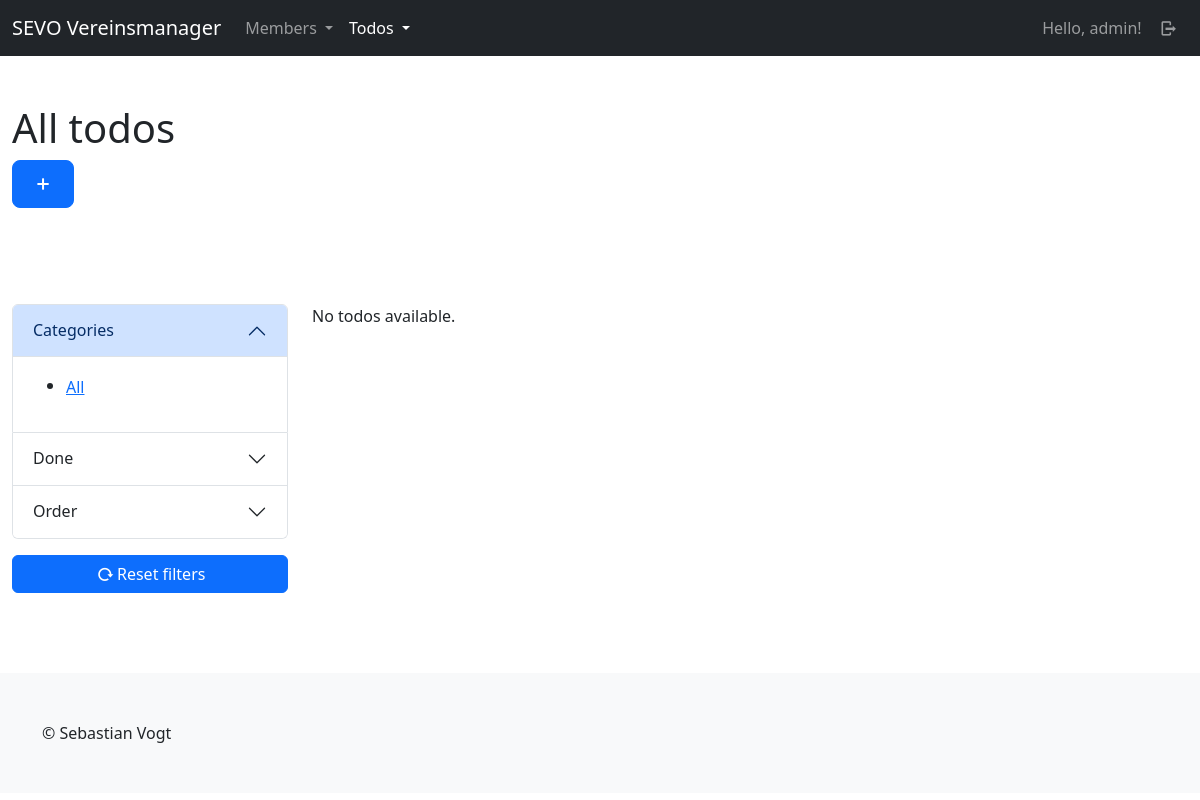
The page /tds/todos/ (signed in) on the database as committed earlier.
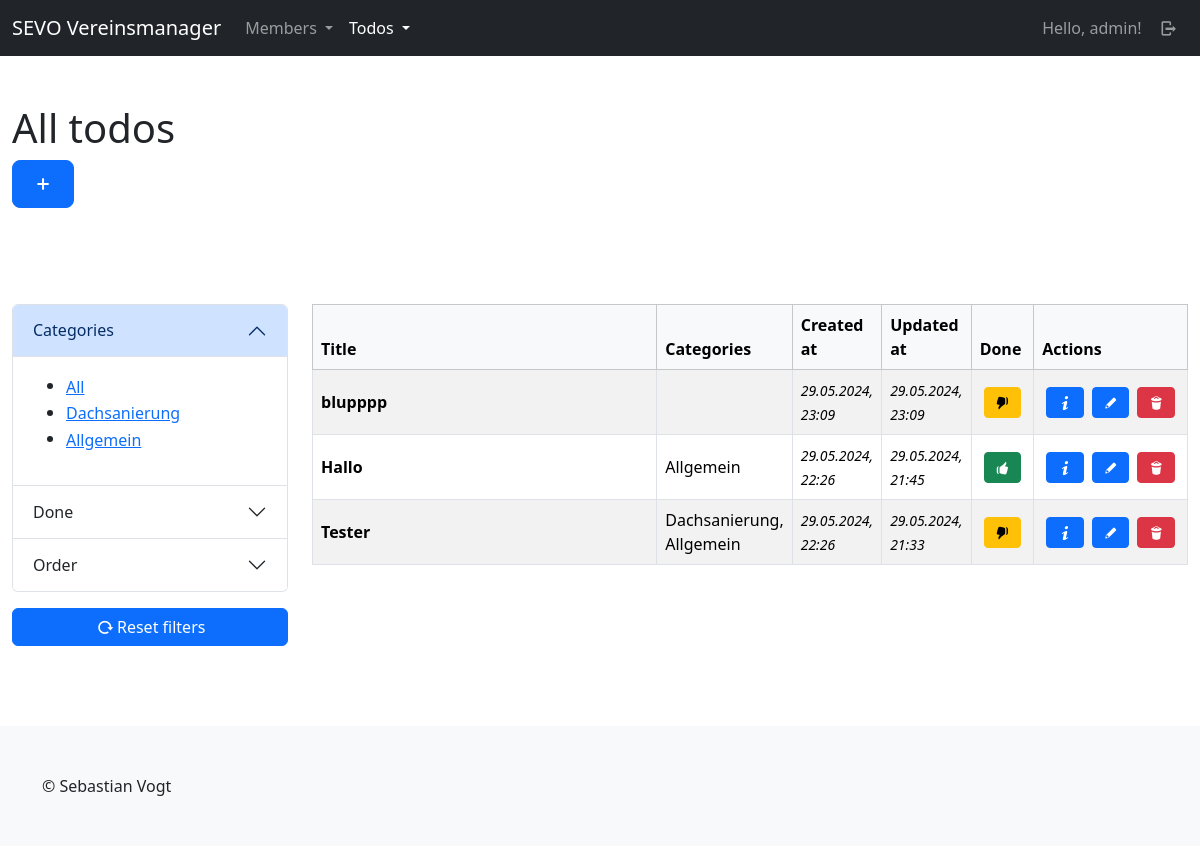
The same page on the database as committed later.
### todos/models.py (models this page shows, shortened)
class Category(models.Model):
    title = models.CharField(max_length=255, unique=True)
    created_at = models.DateTimeField(auto_now=True)
    updated_at = models.DateTimeField(auto_now_add=True)
    class Meta:
        ordering = ["-updated_at"]
        verbose_name_plural = "Categories"

class Todo(models.Model):
    user = models.ForeignKey(User, on_delete=models.CASCADE)
    title = models.CharField(max_length=255)
    content = tinymce_models.HTMLField()
    categories = models.ManyToManyField(Category, blank=True)
    done = models.BooleanField(default=False)
    created_at = models.DateTimeField(auto_now=True)
    updated_at = models.DateTimeField(auto_now_add=True)
    def get_categories_str(self):
        categories = self.categories.all()
        categories_list = [category.title for category in categories]
        return ", ".join(categories_list)
    class Meta:
        ordering = ["-updated_at"]

### todos/views/todos.py (the view)
# urls.py: path("todos/", todos.index, name="todos-todo-index"),
@login_required(login_url="sevo-auth-login")
def index(request):
    todos = models.Todo.objects.all()
    categories = models.Category.objects.all()
    todos = filter.filter(request, todos)
    return render(request, "todos/todo/index.html", {
        "title": "All todos",
        "todos": todos,
        "categories": categories
    })

### todos/views/helper/filter.py (called while the page is built, shortened)
def filter(request, queryset):
    category_get = request.GET.get("category")
    done_get = request.GET.get("done")
    order_get = request.GET.get("order")
    qs = queryset
    if category_get != None and category_get != "all":
        qs = qs.filter(categories__id=int(category_get))
    if done_get != None and done_get != "all":
        if done_get == "true":
            qs = qs.filter(done=True)
        elif done_get == "false":
            qs = qs.filter(done=False)
    return qs

### todos/templates/todos/todo/index.html (shortened to what this page needs)
{% extends "base_sidebar.html" %}
{% load i18n %}
{% load static %}
{% block header %}
    <div class="container-fluid py-5">
        <div class="row">
            <div class="col-lg-12">
                <h1>{{ title }}</h1>
                <a class="btn btn-primary btn-lg" href="{% url "todos-todo-create" %}"><i class="demo-icon icon-plus"></i></a>
            </div>
        </div>
    </div>
{% endblock %}
{% block main %}
    {% if todos %}
        <div>
            {% include "todos/todo/partials/_list_table.html" %}
        </div>
    {% else %}
        <p>{% trans "No todos available." %}</p>
    {% endif %}
{%  endblock %}
{% block side %}
    <div id="filter-section">
        {% include "todos/todo/partials/_frontend_filter_accordion.html" %}
        <div class="mb-3">
            <a class="btn btn-primary w-100" href="{% url "todos-todo-index" %}"><i class="demo-icon icon-cw"></i>{% trans "Reset filters" %}</a>
        </div>
    </div>
{% endblock %}

### todos/templates/todos/todo/partials/_filter_categories.html
{% load i18n %}
<ul>
    <li>
        <button class="btn btn-link p-0 text-start" data-filter-key="category" data-filter-value="all">{% trans "All" %}</button>
    </li>
    {% for category in categories %}
        <li>
            <button class="btn btn-link p-0 text-start" data-filter-key="category" data-filter-value={{ category.id }}>{{ category.title }}</button>
        </li>
    {% endfor %}
</ul>

### todos/templates/todos/todo/partials/_list_table.html
{% load i18n %}
<div class="table-responsive">
    <table class="table table-bordered align-middle table-striped">
        <thead class="table-light">
        <tr>
            <th scope="col">{% trans "Title" %}</th>
            <th scope="col">{% trans "Categories" %}</th>
            <th scope="col">{% trans "Created at" %}</th>
            <th scope="col">{% trans "Updated at" %}</th>
            <th scope="col">{% trans "Done" %}</th>
            <th scope="col">{% trans "Actions" %}</th>
        </tr>
        </thead>
        <tbody>
            {% for todo in todos %}
                <tr>
                    <th scope="row" class="w-50">
                        {{ todo.title }}
                    </th>
                    <td class="w-auto">{{ todo.get_categories_str }}</td>
                    <td class="w-auto"><time><small><i>{{ todo.created_at|date:"d.m.Y, H:i" }}</i></small></time></td>
                    <td class="w-auto"><time><small><i>{{ todo.updated_at|date:"d.m.Y, H:i" }}</i></small></time></td>
                    <td class="w-auto">
                        <a class="btn btn-lg btn-{% if todo.done %}success{% else %}warning{% endif %} btn-sm d-block m-1" href="{% url "todos-todo-done" id=todo.id %}">
                            {% if todo.done %}
                                <i class="demo-icon icon-thumbs-up"></i>
                            {% else %}
                                <i class="demo-icon icon-thumbs-down"></i>
                            {% endif %}
                        </a>
                    </td>
                    <td class="w-auto">
                        <div class="d-flex justify-content-start align-content-center">
                            <a class="btn btn-primary btn-sm d-block m-1" href="{% url "todos-todo-detail" id=todo.id %}"><i class="demo-icon icon-info"></i></a>
                            <a class="btn btn-primary btn-sm d-block m-1" href="{% url "todos-todo-update" id=todo.id %}"><i class="demo-icon icon-pencil"></i></a>
                            <a class="btn btn-danger btn-sm d-block m-1" href="{% url "todos-todo-delete" id=todo.id %}"><i class="demo-icon icon-trash"></i></a>
                        </div>
                    </td>
                </tr>
            {% endfor %}
        </tbody>
    </table>
</div>

Rows that differ between the two databases and show on the page:
added Category: {{ category.id }} 4 (drawn), title "Dachsanierung"
added Category: {{ category.id }} 1 (drawn), title "Allgemein"
added Todo: title "blupppp", created_at "29.05.2024, 23:09", updated_at "29.05.2024, 23:09", done False (drawn)
added Todo: title "Hallo", get_categories_str "Allgemein", created_at "29.05.2024, 22:26", updated_at "29.05.2024, 21:45", done True (drawn)
added Todo: title "Tester", get_categories_str "Dachsanierung, Allgemein", created_at "29.05.2024, 22:26", updated_at "29.05.2024, 21:33", done False (drawn)
Other text that changed with them:
text no longer shown: "No todos available."
text now shown: "Title Categories Created at Updated at Done Actions"
